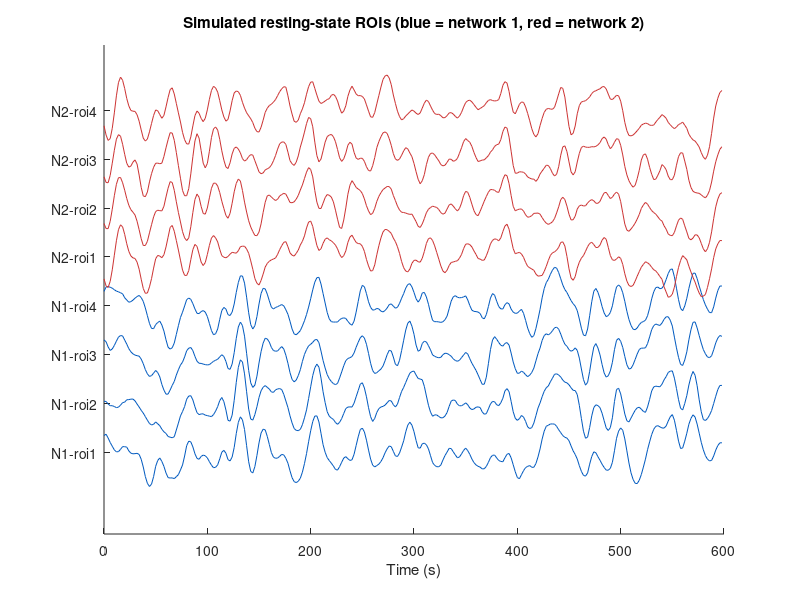
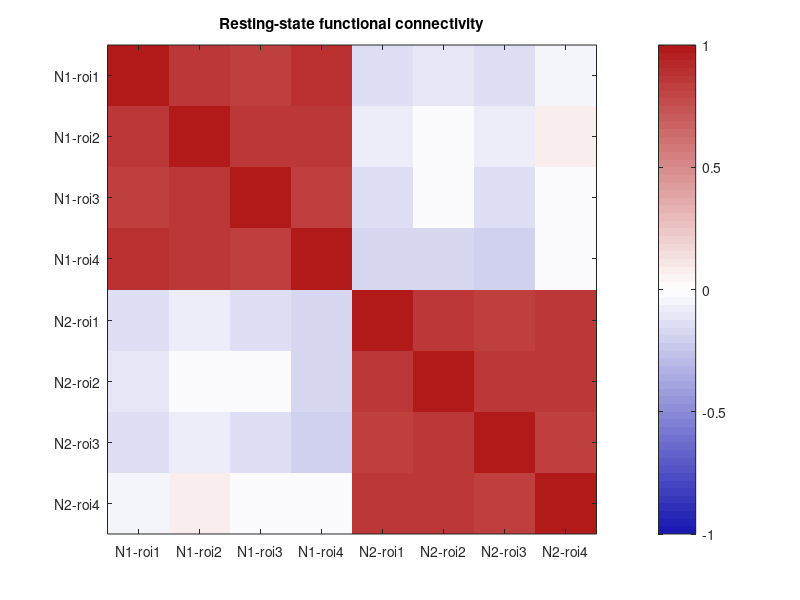
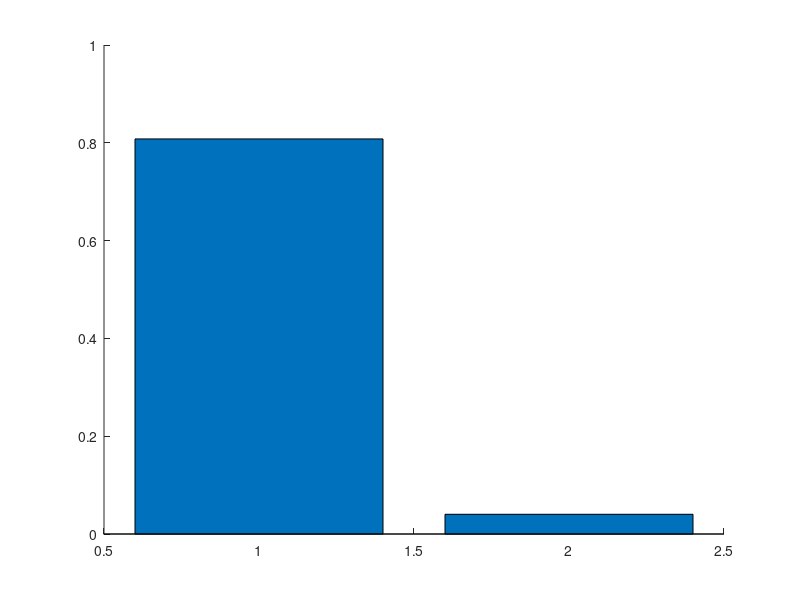

MATLAB code for these plots, in order: (Note: this script raises an error after producing the figures.)
%% Chapter 28 Lab: Resting-State and Ecological Designs (MATLAB)
% This lab accompanies Chapter 28, "Resting-State and Ecological Designs".
% Companion to: https://torwager.github.io/elements-of-fmri-tutorials/book/part5/ch28-resting-state-and-ecological-designs
% You will simulate resting-state multi-ROI time series and compute
% functional connectivity, simulate a shared naturalistic ("movie")
% stimulus and compute inter-subject correlation (ISC), and see how motion
% spikes and vigilance drift inflate connectivity estimates.
%
% Requirements: base MATLAB (Statistics and Machine Learning Toolbox for
% corr/ttest2). All data are simulated; comments point to the CanlabCore
% functions you would use with real data.
%   https://github.com/canlab/CanlabCore
% Code adapted from CANlab tutorials (github.com/canlab and
% CANlab_help_examples; see canlab_help_prep_for_connectivity).
%
% Runtime: under a minute.

%% 1. Simulate resting-state ROI time series with known network structure
% We simulate a 10-minute resting scan (300 volumes, TR = 2 s) for 8 ROIs
% organized into two networks. Each ROI mixes a slow network-level signal
% (weight w) with slow ROI-specific fluctuations (weight 1-w). Resting
% BOLD is dominated by low frequencies (< ~0.1 Hz), so we low-pass white
% noise with a smoothing kernel.

rng(28);                              % seed for reproducibility
TR    = 2;                            % repetition time (s)
n_t   = 300;                          % 10-minute "scan"
n_roi = 8;                            % regions, 4 per network
network   = [1 1 1 1 2 2 2 2];        % network membership for each ROI
roi_names = arrayfun(@(i) sprintf('N%d-roi%d', network(i), ...
    mod(i - 1, 4) + 1), 1:n_roi, 'UniformOutput', false);

kern   = exp(-0.5 * ((-4:4)' ./ 2) .^ 2);       % Gaussian smoothing kernel
kern   = kern ./ sum(kern);
smoothz = @(z) zscore(conv(z, kern, 'same'));   % slow, unit-variance noise

% One slow shared signal per network
net_sig = [smoothz(randn(n_t, 1)) smoothz(randn(n_t, 1))];

w = 0.7;                              % network signal weight
Y_rest = zeros(n_t, n_roi);
for i = 1:n_roi
    Y_rest(:, i) = w * net_sig(:, network(i)) + ...
                   (1 - w) * smoothz(randn(n_t, 1));
end
Y_rest = zscore(Y_rest);

t = (0:n_t - 1) * TR;
figure('Name', 'Resting ROI time series');
hold on;
colors = [repmat([0 0.35 0.75], 4, 1); repmat([0.8 0.2 0.2], 4, 1)];
for i = 1:n_roi
    plot(t, Y_rest(:, i) + 3 * (i - 1), 'Color', colors(i, :));
end
xlabel('Time (s)'); yticks(3 * (0:n_roi - 1)); yticklabels(roi_names);
title('Simulated resting-state ROIs (blue = network 1, red = network 2)');

% With real data you would instead load and denoise a 4-D image, then
% average within atlas regions:
%   obj = fmri_data(fname);
%   obj_denoised = obj.denoise_timeseries_pipeline(TR, 128, mvmtfname);
%   r = extract_roi_averages(obj_denoised, load_atlas('canlab2018_2mm'));

%% 2. Functional connectivity: the ROI x ROI correlation matrix
% Functional connectivity asks which regions' spontaneous fluctuations
% rise and fall together. The standard summary is the pairwise correlation
% matrix, which recovers the two-network block structure we built in.

FC_rest = corr(Y_rest);

same_net = network' == network;                   % same-network pairs
offdiag  = ~eye(n_roi);
mean_offdiag = @(FC, mask) mean(FC(mask & offdiag));

figure('Name', 'Resting FC');
imagesc(FC_rest, [-1 1]); axis square; colorbar;
colormap(flipud(interp1([0 0.5 1], [0.7 0.1 0.1; 1 1 1; 0.1 0.1 0.7], ...
    linspace(0, 1, 64))));
xticks(1:n_roi); xticklabels(roi_names); xtickangle(45);
yticks(1:n_roi); yticklabels(roi_names);
title('Resting-state functional connectivity');

fprintf('Mean within-network r:  %3.2f\n', mean_offdiag(FC_rest, same_net));
fprintf('Mean between-network r: %3.2f\n', mean_offdiag(FC_rest, ~same_net));

% Strong within-network and much weaker between-network r. Clustering
% and ICA (Chapter 30) find networks by discovering this structure in
% matrices with thousands of regions instead of 8.

%% 3. Naturalistic designs: inter-subject correlation (ISC)
% Now the key move of naturalistic imaging: give every subject the SAME
% rich stimulus. We simulate one stimulus-driven ROI in 10 subjects:
%   Movie: shared stimulus-driven signal + idiosyncratic fluctuations
%   Rest:  idiosyncratic fluctuations only
% Leave-one-out ISC correlates each subject with the mean of the others.
% No event onsets and no HRF model -- the other brains ARE the model.

n_sub = 10;                           % number of subjects
movie_sig = smoothz(randn(n_t, 1));   % shared stimulus-driven time course
a = 0.6;                              % stimulus-driven signal fraction

Y_movie = zeros(n_t, n_sub); Y_solo = zeros(n_t, n_sub);
for s = 1:n_sub
    Y_movie(:, s) = a * movie_sig + (1 - a) * smoothz(randn(n_t, 1));
    Y_solo(:, s)  = smoothz(randn(n_t, 1));      % nothing shared
end

isc_loo = @(Y) arrayfun(@(s) corr(Y(:, s), ...
    mean(Y(:, setdiff(1:n_sub, s)), 2)), 1:n_sub);

isc_movie = isc_loo(Y_movie);
isc_rest  = isc_loo(Y_solo);

figure('Name', 'ISC: movie vs rest');
bar([mean(isc_movie) mean(isc_rest)], 'FaceAlpha', 0.6); hold on;
plot(1 + 0.1 * randn(1, n_sub), isc_movie, 'ko');
plot(2 + 0.1 * randn(1, n_sub), isc_rest, 'ko');
xticklabels({'Movie', 'Rest'}); ylabel('Leave-one-out ISC (r)');
title('Inter-subject correlation');

fprintf('Mean ISC: movie = %3.2f, rest = %3.2f\n', ...
    mean(isc_movie), mean(isc_rest));

% ISC is high wherever -- and only wherever -- activity is driven by the
% shared stimulus. It misses idiosyncratic responses, even strongly
% stimulus-driven ones, because they are not shared across people.

%% 4. Confound 1: motion spikes inflate connectivity
% Head motion changes the signal in many voxels at once. A shared artifact
% adds a common component to every ROI pair, inflating correlations
% everywhere -- including between networks, where true r is ~0. We add 8
% spikes (< 3% of volumes) to the resting data and re-estimate FC, then
% "scrub" (drop) the spike volumes, as flagged in practice by framewise
% displacement and outlier detection.

n_spikes  = 8;                        % motion spikes (< 3% of volumes)
spike_idx = randperm(n_t, n_spikes);
Y_motion  = Y_rest;
for k = 1:n_spikes
    amp = 4 + randn;                  % large global deviation
    Y_motion(spike_idx(k), :) = Y_motion(spike_idx(k), :) + ...
        amp * (0.7 + 0.6 * rand(1, n_roi));
end

FC_motion = corr(Y_motion);
keep = setdiff(1:n_t, spike_idx);
FC_scrubbed = corr(Y_motion(keep, :));

fprintf('\n%-14s %-18s %-18s\n', 'Data', 'Within-network r', 'Between-network r');
FCs = {FC_rest, FC_motion, FC_scrubbed};
labels = {'Clean', 'With spikes', 'Scrubbed'};
for k = 1:3
    fprintf('%-14s %-18.2f %-18.2f\n', labels{k}, ...
        mean_offdiag(FCs{k}, same_net), mean_offdiag(FCs{k}, ~same_net));
end

% A handful of bad volumes noticeably inflates between-network r. This is
% why connectivity pipelines build spike/scrubbing regressors and motion
% covariates -- see fmri_data.denoise_timeseries_pipeline and
% canlab_connectivity_preproc, which implement these steps for real data.
% If one group moves more than another, motion creates spurious group
% differences in "connectivity".

%% 5. Confound 2: vigilance drift masquerades as a group difference
% Roughly half of resting participants are asleep after 10 minutes, and
% drowsiness produces large, slow, widespread fluctuations. We simulate
% two groups with IDENTICAL network structure; the "drowsy" group also has
% a global arousal signal added to every ROI.

n_per_group = 12;                     % subjects per group
sim_subject = @(global_amp) sim_rest_subject(global_amp, n_t, n_roi, ...
    network, w, smoothz);

fc_alert  = zeros(n_per_group, 1);
fc_drowsy = zeros(n_per_group, 1);
for s = 1:n_per_group
    fc_alert(s)  = mean_fc(sim_subject(0),   offdiag);
    fc_drowsy(s) = mean_fc(sim_subject(0.8), offdiag);
end

[~, p, ~, st] = ttest2(fc_drowsy, fc_alert);
fprintf('\nMean FC, alert group:  %3.2f\n', mean(fc_alert));
fprintf('Mean FC, drowsy group: %3.2f\n', mean(fc_drowsy));
fprintf('Spurious group difference: t(%d) = %3.1f, p = %3.2g\n', ...
    st.df, st.tstat, p);

% Identical neural networks, yet the drowsy group shows higher average
% connectivity -- an artifact of arousal. Practical lessons: monitor
% wakefulness (eye tracking, self-report), check group differences in
% sleepiness and motion, match acquisition conditions -- or use an
% engaging naturalistic paradigm, which constrains mental state, keeps
% participants awake, and yields more reliable, behavior-predictive
% connectivity than rest.

%% Explore on your own
% 1. Scan length and reliability: re-run Section 1 with n_t for 3, 6, 9,
%    13, and 27 minutes and correlate each estimated FC with a very long
%    "ground truth" run (n_t = 5000). Gains should diminish after ~9-13
%    minutes of data.
% 2. ISC and response timing: shift movie_sig by a random 0-3 volume lag
%    per subject before mixing. ISC drops even though every subject is
%    stimulus-driven. What does this imply for regions with variable
%    hemodynamics?
% 3. Scrubbing tradeoff: raise n_spikes to 60. How much data can you drop
%    before the scrubbed FC estimate itself becomes unstable?
% 4. Global signal regression: regress the mean ROI signal out of each
%    drowsy subject's data before computing FC. How much of the spurious
%    group difference disappears?

%% Local functions

function Y = sim_rest_subject(global_amp, n_t, n_roi, network, w, smoothz)
% One subject's 8-ROI resting data; global_amp scales an arousal-related
% signal added to ALL ROIs (vigilance fluctuation).
nets = [smoothz(randn(n_t, 1)) smoothz(randn(n_t, 1))];
arousal = smoothz(randn(n_t, 1));
Y = zeros(n_t, n_roi);
for i = 1:n_roi
    Y(:, i) = w * nets(:, network(i)) + (1 - w) * smoothz(randn(n_t, 1)) ...
        + global_amp * arousal;
end
Y = zscore(Y);
end

function m = mean_fc(Y, offdiag)
% Mean off-diagonal correlation across all ROI pairs.
FC = corr(Y);
m = mean(FC(offdiag));
end
